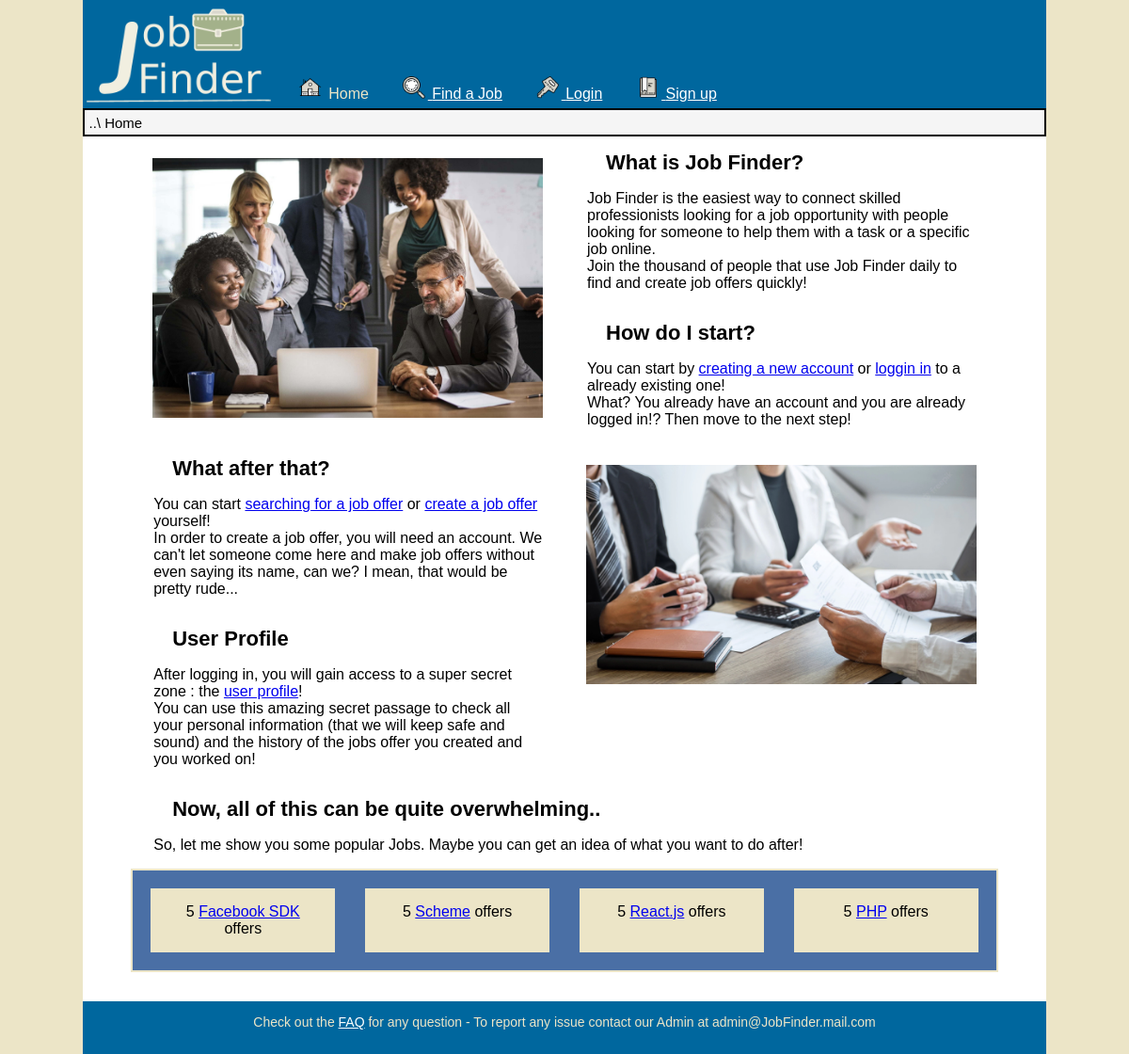
The page /PHP/Index.php on the database its author committed.
### tables this page shows
CREATE TABLE `tags` (
  `Code_tag` int(10) UNSIGNED NOT NULL,
  `Name` varchar(65) NOT NULL,
  `Category` int(4) DEFAULT NULL
);

### PHP/DBAccess.php (called while the page is built, shortened)
<?php
class DBAccess {
	private $connection;
	public function openDBConnection(){
		$this->connection = mysqli_connect(DBAccess::HOST_DB, DBAccess::USERNAME, DBAccess::PASSWORD, DBAccess::DBNAME);
		if(!$this->connection){
			echo("connessione al DB fallita: ".mysqli_connect_errno());
			return false;
		}
		else
			return true;
	}
  public function getMostPopularJobs() {
    $query='SELECT Name,tags.Code_tag, COUNT(Code_job) AS frequency FROM tags LEFT JOIN tags_current_jobs ON tags.Code_tag= tags_current_jobs.Code_tag GROUP BY tags.Code_tag ORDER BY frequency DESC LIMIT 4;';
    $queryResult = mysqli_query($this->connection, $query);
    if(mysqli_num_rows($queryResult) == 0)
      return null;
    else {
      $result=array();
      while ($tmp=mysqli_fetch_array($queryResult))
        array_push($result,$tmp);
      return $result;
    }
    return null;
  }
}
?>

### PHP/Index.php (the view, shortened to what this page needs)
<?php
  require_once 'DBAccess.php';
  $url ='..'. DIRECTORY_SEPARATOR .'HTML'. DIRECTORY_SEPARATOR .'Index.html';
  $HTML = file_get_contents($url);
  $HTMLContent='';
  if(isset($_SESSION['user_Username']))
  {
    $HTML = str_replace('<createjob/>','
      <li><a href="CreateJob.php">
      <img src="..'. DIRECTORY_SEPARATOR .'IMG'. DIRECTORY_SEPARATOR .'Icons'. DIRECTORY_SEPARATOR .'write.png" class="icons" alt=""> Create an Offer </a></li>',$HTML);
    $HTMLContent = '<li><a href="UserProfile.php">
      <img src="..'. DIRECTORY_SEPARATOR .'IMG'. DIRECTORY_SEPARATOR .'UsrPrfl'. DIRECTORY_SEPARATOR . $_SESSION['user_Icon'] .'" alt="Profile Picture" id="profilepic" class="icons">User Profile</a></li>';
  }
  else
  {
    $HTML = str_replace('<createjob/>','',$HTML);
      $HTMLContent = '
        <li><a href="Login.php">
        <img src="..'. DIRECTORY_SEPARATOR .'IMG'. DIRECTORY_SEPARATOR .'Icons'. DIRECTORY_SEPARATOR .'login.png" class="icons" alt=""> Login </a></li>
        <li><a href="Signup.php">
        <img src="..'. DIRECTORY_SEPARATOR .'IMG'. DIRECTORY_SEPARATOR .'Icons'. DIRECTORY_SEPARATOR .'book.png" class="icons" alt=""> Sign up </a></li>';
  }
  $DBAccess = new DBAccess();
  $tags = $DBAccess->getMostPopularJobs();
  if($tags)
  {
    $HTMLTags = '<ul id="popularJobsList">';
    foreach( $tags as $T)
    {
      $HTMLTags .= '<li>'.$T["frequency"] .' <a href="findjob.php?tag='.$T["Code_tag"].'">'. $T["Name"] .'</a> offers</li>';
    }
    $HTMLTags .= '</ul>';
    $HTML = str_replace('<popularjobs/>',$HTMLTags,$HTML);
  }
  else
  {
    $HTML = str_replace('<popularjobs/>','There are currently no popular tags available, please check again later',$HTML);
  }
  $HTML = str_replace('<subpage/>',$HTMLContent,$HTML);
  echo $HTML;
?>

### CSS/StyleSheet.css (style rules this page uses)
:root { --background: #ECE5C7; --color: #00679e; --subcolor: #4a6fa5; --content: #fff; --black: #000; --darkWhite: #d1d9e6; --shadow: #999; --correct: #44c244; --error: #d4110b; }
html { width: 100%; background-color: var(--background); }
html, body { min-height: 100vh; }
body { background-color: var(--content); font-family:Tahoma, sans-serif; margin:auto; max-width: 1024px; overflow-x: hidden; }
main { padding: 0em; padding-bottom: 2.5em; margin-bottom: 3%; }
header { background-color: var(--color); display: flex; align-items: flex-end; }
header img#Logo { width: 20%; }
header ul { margin:auto; list-style-type: none; margin: 0; padding: 0; }
header ul li { display:inline-block; padding: 0.4em; margin-left: 1em; }
header ul li a:link { margin-bottom: 0.2em; color: var(--content); }
header ul li span { color: var(--background); margin-bottom: 0.2em; }
header img.icons { width:24px; height:24px; padding-right :0.15em; vertical-align: text-bottom; }
nav.breadcrumb { font-size: 0.9375em; padding: 0.3em; background-color:whitesmoke; border-width: 0em; border : solid 2px var(--black); }
footer { position: fixed; bottom: 0; min-height: 5%; width: 100%; text-align:center; background-color: var(--color); max-width: 1024px; margin: auto; }
footer#footer p { display: inline-block; font-size: 0.875em; color: var(--background); }
footer#footer a:link { color: var(--content); }
img.icons { width: 24px; height: 24px; display: inline-block; padding: 0.2em; }
main#Home { margin: auto; width: 90%; margin-bottom: 3%; display: grid; grid-template-columns: 1fr 1fr; grid-template-areas: " a b " " a s " " c d " " t d " " e e "; }
main#Home img { width: 90%; padding: 5%; }
img#firstImg { grid-area: a; padding: 1em; }
div#Intro { grid-area: b; }
div#Account { grid-area: s; }
div#Function { grid-area: c; }
div#UserProf { grid-area: t; }
img#secondImg { grid-area: d; }
div#popularJobs { grid-area: e; }
ul#popularJobsList { background: var(--subcolor); padding: 0.2em; display: flex; flex-direction: row; border: 2px solid var(--background); }
ul#popularJobsList li { list-style-type: none; text-align: center; flex-basis: 20%; margin: 1em; padding: 1em; background: var(--background); }
h1.index { text-align:left; padding-left : 2em; font-size: 1.375em; }
p.subIndex { text-align:left; padding-left: 1.5em; width: 90%; }
.hiddenHelp { position: absolute; height: 1px; width: 1px; overflow: hidden; }

### CSS/Print.css (style rules this page uses)
html { font-family: Georgia, 'Times New Roman', serif; width: 100%; margin: 0; float: none; }
.hiddenHelp { display: none; }
header, header > img { display: none; }
ul#menu, ul#menu img { display: none; }
nav.breadcrumb { display: none; }
footer#footer, footer#footer img { display: none; }
img#firstImg, img#secondImg { width: 50%; margin: auto; }

### rows shown on the page
tags: frequency "5", Name "Facebook SDK"
tags: frequency "5", Name "Scheme"
tags: frequency "5", Name "React.js"
tags: frequency "5", Name "PHP"
